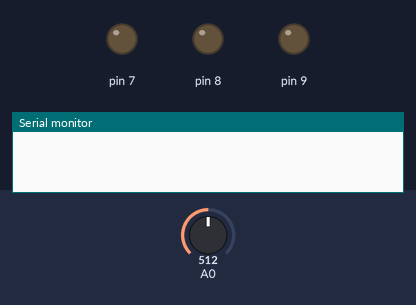
Recording of a sketch running on a simulated Arduino Uno, built with avr-gcc and run on an emulated ATmega328P. On the bench: output pins drawn as LEDs (lit = HIGH), the last lines printed to the serial monitor. Inputs (shaded band) come from the test bench; at power-on: A0 = 512. The modem accepts every AT command (registered, SIM ready, sends succeed) and sends nothing else.

Above: at 0.3 s.
At 49.0 s:
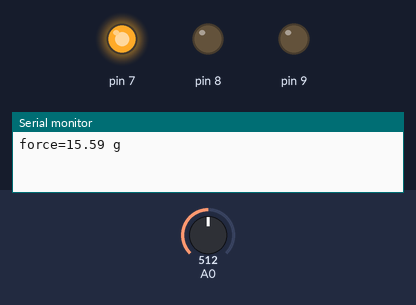
At 91.17 s:
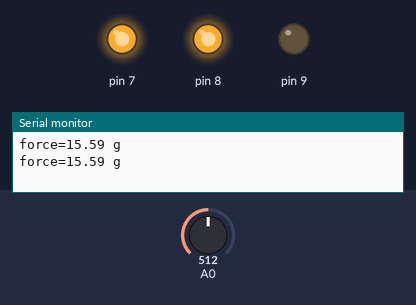
Timing chart, 0 to 92.8 s (numbered marks = the images above):
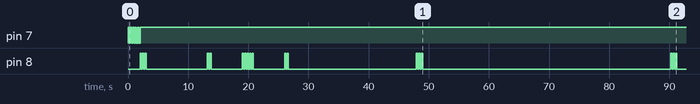

The sketch:

Flex_ThingSpeak_NEWPCB.ino
```cpp
#include <SoftwareSerial.h>
#include <Wire.h>

#define DEBUG 1
#define IP "184.106.153.149" // ThingSpeak IP Address: 184.106.153.149

SoftwareSerial esp8266Module(2, 3);

// 63BQMW557OWIFLLG
String GET = "GET /update?key=63BQMW557OWIFLLG";

int fsr=A0;
// int fsr1=A1;
// int fsr2=A2;
// int fsr3=A3;
const float VCC=5.0;
const float R_div= 100000; // 1k resistor

int blink_time = 200;

void setup() {
  Serial.begin(9600);
  esp8266Module.begin(9600);

  pinMode(7, OUTPUT);
  pinMode(8, OUTPUT);
  pinMode(9, OUTPUT);

  // power indicator
  animateLED(5, 7);
  digitalWrite(7, HIGH);

  setupEsp8266();
}

void loop() {
  // String dataString = String(distance_m);
  float fsr_val=analogRead(A0);
  if(fsr_val !=0)
  {
    float fsrV= fsr_val * VCC/1023;
    float fsrR= R_div * (VCC/fsrV-1.0);
    // Serial.println("Resistance"+String(fsrR) +"ohms");
    float force;
    float fsrG=1.0/fsrR;
    if(fsrR <= 600)
    {
      force=(fsrG - 0.00075)/0.00000032639;
    }
    else
    {
      force=fsrG/0.000000642857;
      if (isnan(force)) {
        if (DEBUG) Serial.println("Failed to read from sensor");
      }
      else {
        if (DEBUG)  Serial.println("force="+String(force)+" g");
        thingSpeakWrite(force);   // Write values to thingspeak
        delay(20000);
      }
    }
  }
}

//-------------------------------------------------------------------
// Following function setup the esp8266, put it in station made and
// connect to wifi access point.
//------------------------------------------------------------------
void setupEsp8266()
{
    // Serial.println("Reseting esp8266");
    animateLED(3, 8);
    esp8266Module.flush();
    esp8266Module.println("AT+RST");
    delay(10000);
    if (esp8266Module.find("OK"))
    {
      animateLED(2, 8);
      esp8266Module.flush();
      changingMode();
      delay(5000);
      esp8266Module.flush();
      connectToWiFi();
    }
    else
    {
      // Serial.println("OK not found");
      animateLED(12, 9);
    }
}

//-------------------------------------------------------------------
// Following function sets esp8266 to station mode
//-------------------------------------------------------------------
bool changingMode()
{
    esp8266Module.println(F("AT+CWMODE=1"));
    if (esp8266Module.find("OK"))
    {
      // Serial.println("Mode changed");
      return true;
    }
    else if(esp8266Module.find("NO CHANGE")){
      // Serial.println("Already in mode 1");
      return true;
    }
    else
    {
      // Serial.println("Error while changing mode");
      return false;
    }
}

//-------------------------------------------------------------------
// Following function connects esp8266 to wifi access point
//-------------------------------------------------------------------
bool connectToWiFi()
{
  // Serial.println("inside connectToWiFi");
  animateLED(5, 8);
  String cmd = "AT+CWJAP=\"";
  cmd += "IBTECH";        // CHANGE WI-FI NAME
  cmd += "\",\"";
  cmd += "12345678";    // CHANGE WI-FI PASSWORD
  cmd += "\"";
  esp8266Module.println(cmd);
  delay(5000);

  if (esp8266Module.find("OK"))
  {
    // Serial.println("Connected to Access Point");
    animateLED(2, 8);
    return true;
  }
  else
  {
    // Serial.println("Could not connect to Access Point");
    animateLED(2, 9);
    return false;
  }
}

//-------------------------------------------------------------------
// Following function sends sensor data to thingspeak.com
//-------------------------------------------------------------------
void thingSpeakWrite(float distance)
{
  String cmd = "AT+CIPSTART=\"TCP\",\"";
  cmd += "184.106.153.149";
  cmd += "\",80";
  esp8266Module.println(cmd);
  delay(5000);
  if(esp8266Module.find("Error")){
    // Serial.println("ERROR while SENDING");
    animateLED(2, 9);
    return;
  }
  cmd = GET + "&field1=" + String(distance) + "\r\n";
  esp8266Module.print("AT+CIPSEND=");
  esp8266Module.println(cmd.length());
  delay(15000);
  if(esp8266Module.find(">"))
  {
    esp8266Module.print(cmd);
    // Serial.println("Data sent");
    animateLED(3, 8);
  }
  else
  {
    esp8266Module.println("AT+CIPCLOSE");
    // Serial.println("Connection closed");
    animateLED(4, 9);
  }
}

void animateLED(int blink_no, int pin_no)
{
  while(blink_no > 0){
    digitalWrite(pin_no, HIGH);   // turn the LED on (HIGH is the voltage level)
    delay(blink_time);                       // wait for a second
    digitalWrite(pin_no, LOW);    // turn the LED off by making the voltage LOW
    delay(blink_time);

    blink_no = blink_no - 1;
  }
}
```

Measured:
- by itself, pin 8: HIGH → LOW at 2.2 s, → HIGH 0.20 s later, → LOW 0.20 s later, → HIGH 0.20 s later, … (35 changes in this stretch)
